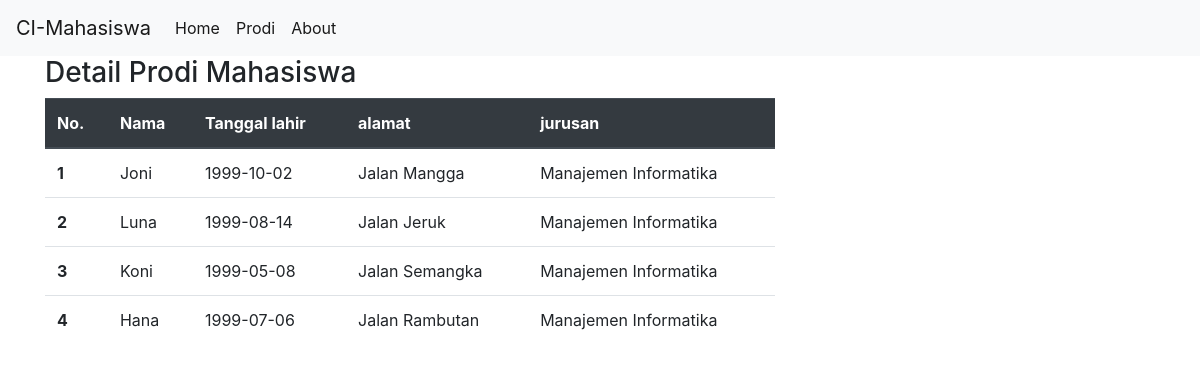
The page /prodi/detail/P0001 on the database its author committed.
### tables this page shows
CREATE TABLE `mahasiswa` (
  `nim` varchar(10) NOT NULL,
  `nama` varchar(100) NOT NULL,
  `tgl_lahir` date NOT NULL,
  `alamat` varchar(100) NOT NULL,
  `id_prodi` varchar(5) NOT NULL,
  `foto` varchar(50) NOT NULL
);

CREATE TABLE `prodi` (
  `id_prodi` varchar(5) NOT NULL,
  `prodi` varchar(50) NOT NULL
);

### application/controllers/Prodi.php (called while the page is built, shortened)
<?php
class Prodi extends CI_Controller{
    public function __construct()
    {
        $this->load->model('Prodi_model');
        $this->load->library('form_validation');
    }
    public function detail($prodi)
    {
        $data['prodi']=$this->Prodi_model->getMif($prodi);
        $data['judul']='Detail Prodi';
        $this->load->view('templates/header',$data);
        $this->load->view('prodi/detail',$data);
        $this->load->view('templates/footer');
    }
}

### index.php (called while the page is built, shortened)
<?php
require_once BASEPATH.'core/CodeIgniter.php';

### application/models/Prodi_model.php (called while the page is built, shortened)
<?php
class Prodi_model extends CI_Model{
    public function getMif($prodi)
    {
    $this->db->select('*');
    $this->db->from('prodi');
    $this->db->join('mahasiswa', 'mahasiswa.id_prodi = prodi.id_prodi');
    $this->db->where('prodi.id_prodi',$prodi);
    $query = $this->db->get();
    return $query->result_array();
    }
}

### application/views/prodi/detail.php (the view)
<div class="container">
<div class="row">
    <div class="col-md-8">
        <h3>Detail Prodi Mahasiswa</h3>
        <table class="table">
            <thead class="thead-dark">
                <tr>
                <th scope="col">No.</th>
                <th scope="col">Nama</th>
                <th scope="col">Tanggal lahir</th>
                <th scope="col">alamat</th>
                <th scope="col">jurusan</th>
                </tr>
            </thead>
            <tbody>
            <?php
                $a=0;
                foreach($prodi as $prodi):
                    $a++
                ?>
                <tr>
                <th scope="row"><?= $a ?></th>
                <td><?= $prodi['nama']; ?></td>
                <td><?= $prodi['tgl_lahir']; ?></td>
                <td><?= $prodi['alamat']; ?></td>
                <td><?= $prodi['prodi']; ?></td>
                </tr>
                <?php endforeach; ?>
            </tbody>
        </table>
    </div>
  </div>
</div>

### application/views/templates/header.php (shortened to what this page needs)
<!doctype html>
<html lang="en">
  <head>
    <link rel="stylesheet" href="https://stackpath.bootstrapcdn.com/bootstrap/4.3.1/css/bootstrap.min.css">
     <link rel="stylesheet" href="<?= base_url() ?>assets/css/style.css">
  </head>
  <body>
  <nav class="navbar navbar-expand-lg navbar-light bg-light">
  <a class="navbar-brand" href="#">CI-Mahasiswa</a>
  <div class="collapse navbar-collapse" id="navbarNav">
    <ul class="navbar-nav">
      <li class="nav-item active">
        <a class="nav-link" href="<?= base_url(); ?>">Home<span class="sr-only">(current)</span></a>
      </li>
      <li class="nav-item">
        <a class="nav-link active" href="<?= base_url();?>prodi">Prodi</a>
      </li>
      <li class="nav-item">
        <a class="nav-link active" href="<?= base_url();?>about">About</a>
      </li>
    </ul>
  </div>
</nav>

### application/views/templates/footer.php (shortened to what this page needs)
  </body>
</html>

### rows shown on the page
mahasiswa: nama "Joni", tgl_lahir "1999-10-02", alamat "Jalan Mangga", id_prodi.prodi "Manajemen Informatika"
mahasiswa: nama "Luna", tgl_lahir "1999-08-14", alamat "Jalan Jeruk", id_prodi.prodi "Manajemen Informatika"
mahasiswa: nama "Koni", tgl_lahir "1999-05-08", alamat "Jalan Semangka", id_prodi.prodi "Manajemen Informatika"
mahasiswa: nama "Hana", tgl_lahir "1999-07-06", alamat "Jalan Rambutan", id_prodi.prodi "Manajemen Informatika"
